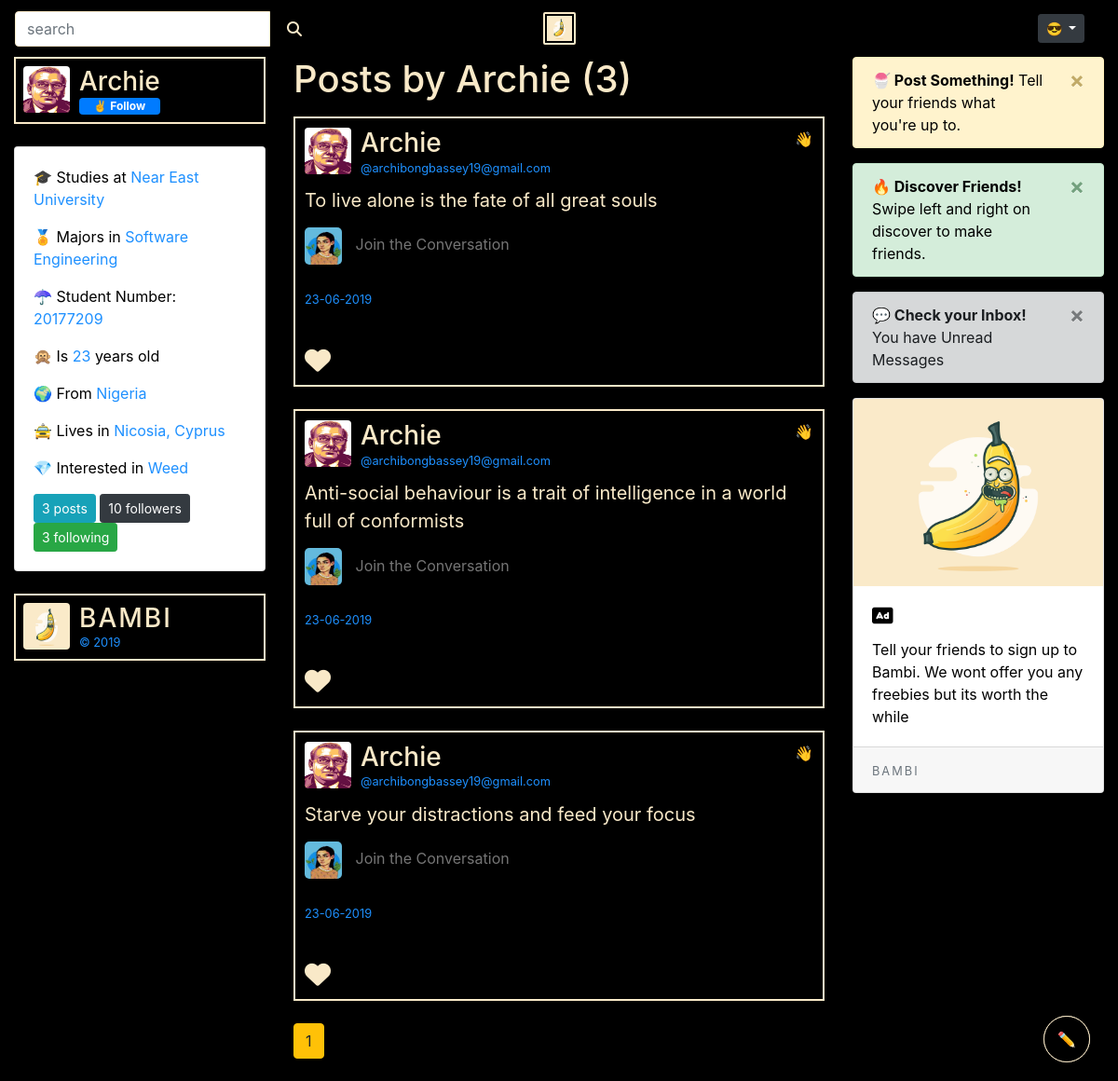
The page /user/Archie (signed in) on the database its author committed.
### bambiv3/models.py (models this page shows, shortened)
class User(db.Model, UserMixin):
	id = db.Column(db.Integer, primary_key=True)
	username = db.Column(db.String(20), unique=True, nullable=False)
	email = db.Column(db.String(120), unique=True, nullable=False)
	image_file = db.Column(db.String(20), nullable=False, default='default.jpg')
	password = db.Column(db.String(60), nullable=False)
	department = db.Column(db.String(20), nullable=False)
	student_number = db.Column(db.Integer(), unique=True, nullable=False)
	age = db.Column(db.Integer(), nullable=False)
	country = db.Column(db.String(20), nullable=False)
	hobby = db.Column(db.String(20), nullable=False)
	posts = db.relationship('Post', backref='author', lazy=True)

class Post(db.Model):
	id = db.Column(db.Integer, primary_key=True)
	title = db.Column(db.String(100)) #nullable=False
	date_posted = db.Column(db.DateTime, nullable=False, default=datetime.utcnow)
	content = db.Column(db.Text, nullable=False)
	user_id = db.Column(db.Integer, db.ForeignKey('user.id'), nullable=False)

### bambiv3/users/routes.py (the view)
@users.route("/user/<string:username>", methods=['GET', 'POST'])
def user_posts(username):
	form = UpdateAccountForm()
	if form.validate_on_submit():
		if form.picture.data:
			picture_file = save_picture(form.picture.data)
			current_user.image_file = picture_file
		current_user.username = form.username.data
		current_user.email = form.email.data
		current_user.department = form.department.data
		current_user.student_number = form.student_number.data
		current_user.country = form.country.data
		current_user.age = form.age.data
		current_user.hobby = form.hobby.data
		db.session.commit()
		flash('Your Account has been updated', 'success')
		return redirect(url_for('users.user_posts', username=current_user.username))
	elif request.method == 'GET':
		form.username.data = current_user.username
		form.email.data = current_user.email
		form.department.data = current_user.department
		form.student_number.data = current_user.student_number
		form.country.data = current_user.country
		form.age.data = current_user.age
		form.hobby.data = current_user.hobby
	image_file = url_for('static', filename='profile_pics/' + current_user.image_file)
	page = request.args.get('page', 1, type=int)
	user = User.query.filter_by(username=username).first_or_404()
	posts = Post.query.filter_by(author=user).order_by(Post.date_posted.desc()).paginate(page=page, per_page=5)
	return render_template('user_posts.html', posts=posts, user=user, title=user.username,image_file=image_file,form=form)

### bambiv3/users/forms.py (shortened to what this page needs)
class UpdateAccountForm(FlaskForm):
	username = StringField('Username', validators = [DataRequired(), Length(min=2, max=20) ])
	email = StringField('Email', validators = [DataRequired(), Email()])
	picture = FileField('Update Profile Picture', validators=[FileAllowed(['jpg', 'png'])])
	department = StringField('Department', validators=[DataRequired()])
	student_number = StringField('Student Number', validators=[DataRequired()])
	country = StringField('Country', validators=[DataRequired()])
	age = StringField('Age', validators=[DataRequired()])
	hobby = StringField('Hobby', validators=[DataRequired()])
	submit = SubmitField('Update')

### bambiv3/models.py (called while the page is built)
@login_manager.user_loader
def load_user(user_id):
	return User.query.get(int(user_id))

### bambiv3/templates/user_posts.html (shortened to what this page needs)
{% extends "layout.html" %}
{% block content %}
<div class="container-fluid">
  <div class="row">
    <div class="col-lg-3">
      {% if current_user.is_authenticated %}
      <header style="color:#F9E9C8;border:2px solid #F9E9C8;padding:8px;cursor:pointer;" data-toggle="modal" data-target="#profile">
        <img src="{{ url_for('static', filename='profile_pics/' + user.image_file) }}" alt="default profile" class="profile-thumbnail">
        <div class="profile-name">
          <h3>{{user.username}} </h3>
          {% if current_user != user %}
            <a id="follow" class="badge badge-sm badge-primary" href="#">✌ Follow</a>
          {% endif %}
        </div>
      </header>
      <br>
    <div class="card about" style="color:#000;text-align:left;">
    <div class="card-body">
      <p> 🎓 Studies at <span>Near East University</span></p>
      <p> 🏅 Majors in <span>{{user.department}}</span></p>
      <p> ☂ Student Number: <span>{{user.student_number}}</span></p>
      <p> 🙊 Is <span>{{user.age}}</span> years old</p>
      <p> 🌍 From <span>{{user.country}}</span></p>
      <p> 🚖 Lives in <span>Nicosia, Cyprus</span></p>
      <p> 💎 Interested in <span>{{user.hobby}}</span></p>
      {% if user != current_user %}
      <a class="btn btn-sm btn-info" href="#">{{ posts.total }} posts</a>
      <a class="btn btn-sm btn-dark followers" href="#">10 followers</a>
      <a class="btn btn-sm btn-success" href="#">3 following</a>
      {% else %}
      <a class="btn btn-sm btn-primary" data-toggle="modal" data-target="#info" style="color:#fff;">🍁 edit</a>
      {% endif %}
    </div>
  </div>
  <br>
  <header class="d-none d-lg-flex" style="color:#F9E9C8;border:2px solid #F9E9C8;padding:8px;">
    <img src="{{ url_for('static', filename='profile_pics/' + 'logo.png') }}" alt="logo" class="profile-thumbnail">
    <div class="profile-name">
      <h3 class="logo">BAMBI</h3>
      <small>&copy 2019</small>
    </div>
  </header>
  {% endif %}
</div>
    <div class="col-lg-6">
      <h1 class="mb-3">
      {% if current_user == user %}
          My Posts ({{ posts.total }})
        {% else %}
          Posts by {{ user.username }} ({{ posts.total }})
        {% endif %}
        </h1>
      {% for post in posts.items %}
    <div class="post">
      <header>
          <img src="{{ url_for('static', filename='profile_pics/' + post.author.image_file) }}" alt="profile pic" class="profile-thumbnail">
          <div class="profile-name">
            <h3>{{post.author.username}}</h3>
            <small>@{{post.author.email}}</small>
          </div>
          {% if current_user != user %}
          <div class="follow-btn">
            <span title="🍌: Follow {{post.author.username}}" style="cursor:pointer;">👋</span>
          </div>
          {% else %}
            <div class="follow-btn">
               <i class="fas fa-heart love" style="font-size: 28px;"></i>
            </div>
          {% endif %}
        </header>
        <div id="inner">
          <p>{{post.content|urlize(40, target='_blank')}}</p>
          <div class="comments">
            <img src="{{ url_for('static', filename='profile_pics/' + current_user.image_file) }}" style="width: 40px;height: 40px;border-radius:5px;">
            <input type="text" name="comment" placeholder="Join the Conversation" style="background:#000;border:none;border-radius:5px;outline:none;width:85%;height: 35px;padding:10px;color:#F9E9C8;margin-top:5px;">
          </div>
          <br>
          <small class="date">{{post.date_posted.strftime('%d-%m-%Y')}}</small>
          <hr>
        </div>
        <footer>
          <div class="stats">
            {% if current_user != user %}
            <div class="Retweets">
               <i class="fas fa-heart love" style="font-size: 28px;"></i>
            </div>
            {% endif %}
          </div>
        </footer>
    </div>
    <br>
  {% endfor %}
    {% for page_num in posts.iter_pages(left_edge=1, right_edge=1, left_current=1, right_current=2) %}
      {% if page_num %}
        {% if posts.page == page_num %}
          <a href="{{ url_for('users.user_posts', username=user.username, page=page_num) }}" class="btn btn-warning mb-4">{{page_num}}</a>
        {% else %}
          <a href="{{ url_for('users.user_posts', username=user.username, page=page_num) }}" class="btn btn-outline-warning mb-4">{{page_num}}</a>
        {% endif %}
      {% else %}
        ...
      {% endif %}
    {% endfor %}
</div>
    <div class="col-lg-3 d-none d-lg-block">
      {% if current_user.is_authenticated %}
      <div class="alert alert-warning alert-dismissible fade show" role="alert">
        <a href="{{ url_for('posts.new_post') }}"  style="color:#000;text-decoration: none">
      <strong>🍧 Post Something!</strong> Tell your friends what you're up to.</a>
        <button type="button" class="close" data-dismiss="alert" aria-label="Close">
          <span aria-hidden="true">&times;</span>
        </button>
      </div>
      <div class="alert alert-success alert-dismissible fade show" role="alert">
        <a href="{{ url_for('main.discover') }}"  style="color:#000;text-decoration: none">
      <strong>🔥 Discover Friends!</strong> Swipe left and right on discover to make friends.</a>
        <button type="button" class="close" data-dismiss="alert" aria-label="Close">
          <span aria-hidden="true">&times;</span>
        </button>
      </div>
      <div class="alert alert-dark alert-dismissible fade show" role="alert">
      <strong>💬 Check your Inbox! </strong>You have Unread Messages
        <button type="button" class="close" data-dismiss="alert" aria-label="Close">
          <span aria-hidden="true">&times;</span>
        </button>
      </div>
      <div class="card" style="color:#000;">
      <img class="card-img-top" src="{{ url_for('static', filename='profile_pics/' + 'logo.png') }}" alt="logo">
      <div class="card-body">
        <h5 class="card-title"><i class="fas fa-ad"></i></h5>
        <p class="card-text">Tell your friends to sign up to Bambi. We wont offer you any freebies but its worth the while</p>
      </div>
      <div class="card-footer">
        <small class="text-muted logo">BAMBI</small>
      </div>
    </div>
    <div id="new_post">
      <button class="post_btn"><a href="{{ url_for('posts.new_post') }}" style="color:#F9E9C8;"></a></button>
    </div>
    {% endif %}
</div>
      </div>
{% endblock content %}

### bambiv3/static/main.css (style rules this page uses)
body { background:#000; color: #F9E9C8; }
.logo { color:#F9E9C8; letter-spacing:2px; }
.about span, small { color:#1e90ff; }

### bambiv3/templates/user_posts.html (style rules this page uses)
header, footer { display: flex; flex-direction: row; }
header .profile-thumbnail { width: 50px; height: 50px; border-radius: 4px; }
header .profile-name { display: flex; flex-direction:column; margin-left: 10px; }
header .follow-btn { display: flex; margin: 0 0 0 auto; }
header h3, header h4 { display: flex; margin: 0; }
#inner p { margin-bottom: 10px; font-size: 20px; }
#inner hr { margin: 20px 0; border-style: solid; opacity: 0.1; color:#F9E9C8; }
footer .stats { display: flex; font-size: 15px; }
.post { border: 2px solid #F9E9C8; padding: 10px; }
.post_btn { background-color : #000; color: #F9E9C8; padding: 10px 20px; border:none; outline:none; border:2px solid #F9E9C8; padding: 2px; border-radius: 50%; height:70px; width:70px; }
#new_post { position: fixed; bottom: 20px; right: 30px; }
.love { cursor: pointer; }

### bambiv3/templates/layout.html (style rules this page uses)
.post_btn { background-color : #000; color: #F9E9C8; padding: 10px 20px; outline:none; border:1px solid #F9E9C8; padding: 2px; border-radius: 50%; height:50px; width:50px; }
#new_post { position: fixed; bottom: 20px; right: 30px; }

### rows shown on the page
User: image_file (placeholder picture), username "Archie", department "Software Engineering", student_number "20177209", age "23", country "Nigeria", hobby "Weed"
Post: image_file (placeholder picture), author.username "Archie", author.email "archibongbassey19@gmail.com", content "To live alone is the fate of all great souls", image_file (picture), date_posted "23-06-2019"
Post: image_file (placeholder picture), author.username "Archie", author.email "archibongbassey19@gmail.com", content "Anti-social behaviour is a trait of intelligence in a world full of conformists", image_file (picture), date_posted "23-06-2019"
Post: image_file (placeholder picture), author.username "Archie", author.email "archibongbassey19@gmail.com", content "Starve your distractions and feed your focus", image_file (picture), date_posted "23-06-2019"

### other values the page prints
{{ posts.total }} "3"
{{ page_num }} "1"
